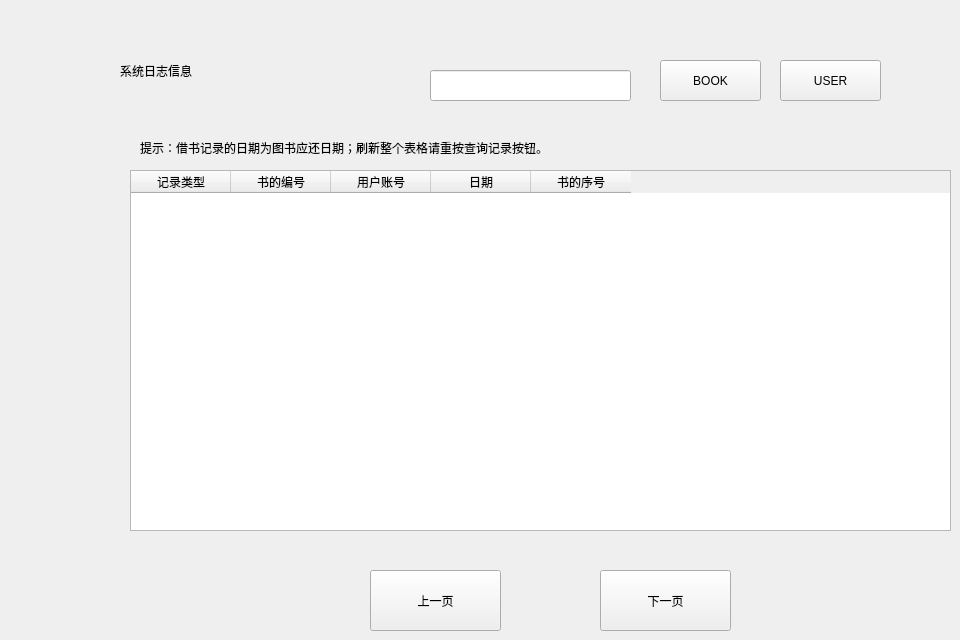
     <widget class="QWidget" name="looklogwindow">
      <widget class="QLabel" name="label_14">
       <property name="geometry">
        <rect>
         <x>120</x>
         <y>30</y>
         <width>271</width>
         <height>81</height>
        </rect>
       </property>
       <property name="styleSheet">
        <string notr="true">font:22pt &quot;微软雅黑&quot;;</string>
       </property>
       <property name="text">
        <string>系统日志信息</string>
       </property>
      </widget>
      <widget class="QTableWidget" name="logtable">
       <property name="geometry">
        <rect>
         <x>130</x>
         <y>170</y>
         <width>821</width>
         <height>361</height>
        </rect>
       </property>
       <property name="styleSheet">
        <string notr="true">font: 9pt &quot;微软雅黑&quot;;</string>
       </property>
       <column>
        <property name="text">
         <string>记录类型</string>
        </property>
       </column>
       <column>
        <property name="text">
         <string>书的编号</string>
        </property>
       </column>
       <column>
        <property name="text">
         <string>用户账号</string>
        </property>
       </column>
       <column>
        <property name="text">
         <string>日期</string>
        </property>
       </column>
       <column>
        <property name="text">
         <string>书的序号</string>
        </property>
       </column>
      </widget>
      <widget class="QPushButton" name="lognextpageBtn">
       <property name="geometry">
        <rect>
         <x>600</x>
         <y>570</y>
         <width>131</width>
         <height>61</height>
        </rect>
       </property>
       <property name="styleSheet">
        <string notr="true">font: 9pt &quot;微软雅黑&quot;;</string>
       </property>
       <property name="text">
        <string>下一页</string>
       </property>
      </widget>
      <widget class="QPushButton" name="loglastpageBtn">
       <property name="geometry">
        <rect>
         <x>370</x>
         <y>570</y>
         <width>131</width>
         <height>61</height>
        </rect>
       </property>
       <property name="styleSheet">
        <string notr="true">font: 9pt &quot;微软雅黑&quot;;</string>
       </property>
       <property name="text">
        <string>上一页</string>
       </property>
      </widget>
      <widget class="QLabel" name="label_15">
       <property name="geometry">
        <rect>
         <x>140</x>
         <y>140</y>
         <width>761</width>
         <height>16</height>
        </rect>
       </property>
       <property name="styleSheet">
        <string notr="true">font: 9pt &quot;微软雅黑&quot;;</string>
       </property>
       <property name="text">
        <string>提示：借书记录的日期为图书应还日期；刷新整个表格请重按查询记录按钮。</string>
       </property>
      </widget>
      <widget class="QLineEdit" name="logtext">
       <property name="geometry">
        <rect>
         <x>430</x>
         <y>70</y>
         <width>201</width>
         <height>31</height>
        </rect>
       </property>
       <property name="styleSheet">
        <string notr="true">font: 9pt &quot;微软雅黑&quot;;</string>
       </property>
      </widget>
      <widget class="QPushButton" name="logofbookBtn">
       <property name="geometry">
        <rect>
         <x>660</x>
         <y>60</y>
         <width>101</width>
         <height>41</height>
        </rect>
       </property>
       <property name="styleSheet">
        <string notr="true">font: 9pt &quot;微软雅黑&quot;;</string>
       </property>
       <property name="text">
        <string>BOOK</string>
       </property>
      </widget>
      <widget class="QPushButton" name="logofuserBtn">
       <property name="geometry">
        <rect>
         <x>780</x>
         <y>60</y>
         <width>101</width>
         <height>41</height>
        </rect>
       </property>
       <property name="styleSheet">
        <string notr="true">font: 9pt &quot;微软雅黑&quot;;</string>
       </property>
       <property name="text">
        <string>USER</string>
       </property>
      </widget>
     </widget>
